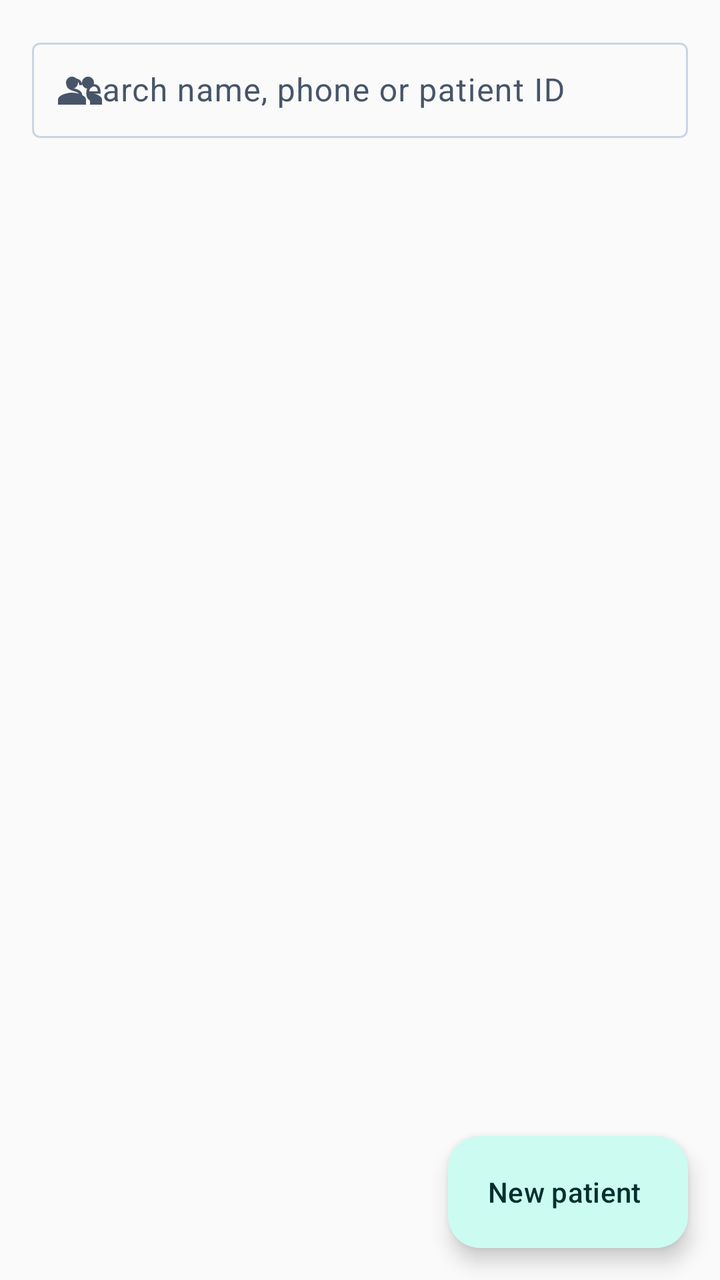
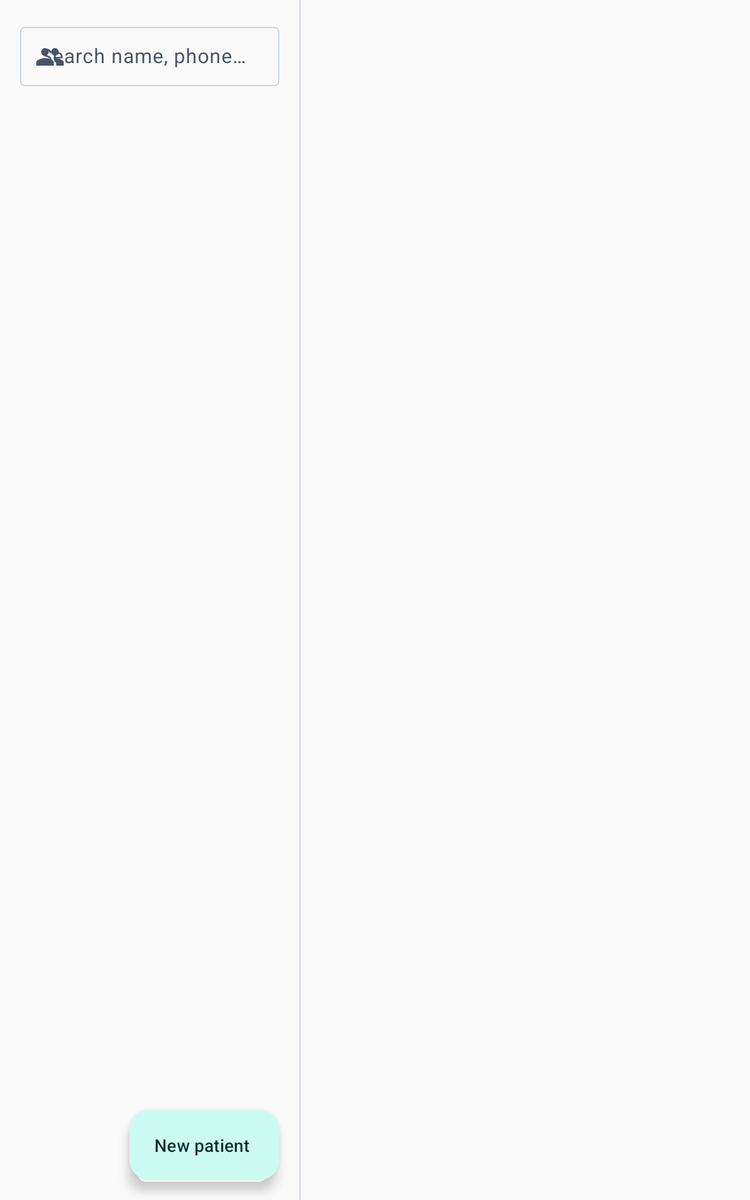

An Android layout and its configuration variant, each rendered on a device that would load it. The default file and the variant file are quoted in full after the pictures.
<!-- AndroidManifest.xml: application theme Theme.DentaCloud -->
<!-- res/layout/fragment_patient_list.xml -->
<?xml version="1.0" encoding="utf-8"?>
<androidx.coordinatorlayout.widget.CoordinatorLayout xmlns:android="http://schemas.android.com/apk/res/android"
    xmlns:app="http://schemas.android.com/apk/res-auto"
    android:layout_width="match_parent"
    android:layout_height="match_parent">

    <LinearLayout
        android:layout_width="match_parent"
        android:layout_height="match_parent"
        android:orientation="vertical">

        <com.google.android.material.textfield.TextInputLayout
            style="@style/Widget.Material3.TextInputLayout.OutlinedBox.Dense"
            android:layout_width="match_parent"
            android:layout_height="wrap_content"
            android:layout_margin="@dimen/space_4"
            android:hint="@string/search_patients"
            app:startIconDrawable="@drawable/ic_people">

            <com.google.android.material.textfield.TextInputEditText
                android:id="@+id/search"
                android:layout_width="match_parent"
                android:layout_height="wrap_content"
                android:imeOptions="actionSearch"
                android:inputType="text" />
        </com.google.android.material.textfield.TextInputLayout>

        <TextView
            android:id="@+id/empty"
            android:layout_width="match_parent"
            android:layout_height="wrap_content"
            android:gravity="center"
            android:padding="@dimen/space_6"
            android:text="@string/no_patients"
            android:visibility="gone" />

        <androidx.recyclerview.widget.RecyclerView
            android:id="@+id/list"
            android:layout_width="match_parent"
            android:layout_height="match_parent"
            android:clipToPadding="false"
            android:paddingBottom="88dp"
            app:layoutManager="androidx.recyclerview.widget.LinearLayoutManager" />
    </LinearLayout>

    <com.google.android.material.floatingactionbutton.ExtendedFloatingActionButton
        android:id="@+id/add"
        android:layout_width="wrap_content"
        android:layout_height="wrap_content"
        android:layout_gravity="bottom|end"
        android:layout_margin="@dimen/space_4"
        android:text="@string/new_patient"
        app:icon="@drawable/ic_add" />
</androidx.coordinatorlayout.widget.CoordinatorLayout>
<!-- resources referenced by this layout -->
<resources>
  <dimen name="space_4">16dp</dimen>
  <dimen name="space_6">24dp</dimen>
  <!-- drawable ic_people (drawable) -->
  <vector xmlns:android="http://schemas.android.com/apk/res/android"
      android:width="24dp"
      android:height="24dp"
      android:viewportWidth="24"
      android:viewportHeight="24"
      android:tint="?attr/colorControlNormal">
      <path
          android:fillColor="#FFFFFFFF"
          android:pathData="M16,11c1.66,0 2.99,-1.34 2.99,-3S17.66,5 16,5c-1.66,0 -3,1.34 -3,3s1.34,3 3,3zM8,11c1.66,0 2.99,-1.34 2.99,-3S9.66,5 8,5C6.34,5 5,6.34 5,8s1.34,3 3,3zM8,13c-2.33,0 -7,1.17 -7,3.5V19h14v-2.5c0,-2.33 -4.67,-3.5 -7,-3.5zM16,13c-0.29,0 -0.62,0.02 -0.97,0.05 1.16,0.84 1.97,1.97 1.97,3.45V19h6v-2.5c0,-2.33 -4.67,-3.5 -7,-3.5z" />
  </vector>
  <string name="new_patient">New patient</string>
  <string name="no_patients">No patients yet. Tap New patient to register one.</string>
  <string name="search_patients">Search name, phone or patient ID</string>
  <style name="Theme.DentaCloud" parent="Theme.Material3.DayNight.NoActionBar">
          <item name="colorPrimary">@color/primary</item>
          <item name="colorOnPrimary">@color/on_primary</item>
          <item name="colorPrimaryContainer">@color/primary_container</item>
          <item name="colorOnPrimaryContainer">@color/on_primary_container</item>
          <item name="colorSurface">@color/surface</item>
          <item name="colorOnSurface">@color/on_surface</item>
          <item name="colorSurfaceVariant">@color/surface_variant</item>
          <item name="colorOnSurfaceVariant">@color/on_surface_variant</item>
          <item name="colorOutline">@color/outline</item>
          <item name="colorError">@color/error</item>
          <item name="android:colorBackground">@color/surface</item>
          <item name="shapeAppearanceCornerSmall">@style/Shape.DentaCloud</item>
          <item name="shapeAppearanceCornerMedium">@style/Shape.DentaCloud</item>
      </style>
  <color name="primary">#0F766E</color>
  <color name="on_primary">#FFFFFF</color>
  <color name="primary_container">#CCFBF1</color>
  <color name="on_primary_container">#042F2E</color>
  <color name="surface">#FAFAFA</color>
  <color name="on_surface">#1F2937</color>
  <color name="surface_variant">#F1F5F9</color>
  <color name="on_surface_variant">#475569</color>
  <color name="outline">#CBD5E1</color>
  <color name="error">#B91C1C</color>
  <style name="Shape.DentaCloud" parent="">
          <item name="cornerFamily">rounded</item>
          <item name="cornerSize">@dimen/radius</item>
      </style>
  <dimen name="radius">8dp</dimen>
</resources>
<!-- res/layout-sw600dp/fragment_patient_list.xml (the repository's variant of the layout above) -->
<!-- drawn on a 7-inch tablet held upright -->
<?xml version="1.0" encoding="utf-8"?>
<LinearLayout xmlns:android="http://schemas.android.com/apk/res/android"
    xmlns:app="http://schemas.android.com/apk/res-auto"
    android:layout_width="match_parent"
    android:layout_height="match_parent"
    android:orientation="horizontal">

    <androidx.coordinatorlayout.widget.CoordinatorLayout
        android:layout_width="0dp"
        android:layout_height="match_parent"
        android:layout_weight="2">

        <LinearLayout
            android:layout_width="match_parent"
            android:layout_height="match_parent"
            android:orientation="vertical">

            <com.google.android.material.textfield.TextInputLayout
                style="@style/Widget.Material3.TextInputLayout.OutlinedBox.Dense"
                android:layout_width="match_parent"
                android:layout_height="wrap_content"
                android:layout_margin="@dimen/space_4"
                android:hint="@string/search_patients"
                app:startIconDrawable="@drawable/ic_people">

                <com.google.android.material.textfield.TextInputEditText
                    android:id="@+id/search"
                    android:layout_width="match_parent"
                    android:layout_height="wrap_content"
                    android:imeOptions="actionSearch"
                    android:inputType="text" />
            </com.google.android.material.textfield.TextInputLayout>

            <TextView
                android:id="@+id/empty"
                android:layout_width="match_parent"
                android:layout_height="wrap_content"
                android:gravity="center"
                android:padding="@dimen/space_6"
                android:text="@string/no_patients"
                android:visibility="gone" />

            <androidx.recyclerview.widget.RecyclerView
                android:id="@+id/list"
                android:layout_width="match_parent"
                android:layout_height="match_parent"
                android:clipToPadding="false"
                android:paddingBottom="88dp"
                app:layoutManager="androidx.recyclerview.widget.LinearLayoutManager" />
        </LinearLayout>

        <com.google.android.material.floatingactionbutton.ExtendedFloatingActionButton
            android:id="@+id/add"
            android:layout_width="wrap_content"
            android:layout_height="wrap_content"
            android:layout_gravity="bottom|end"
            android:layout_margin="@dimen/space_4"
            android:text="@string/new_patient"
            app:icon="@drawable/ic_add" />
    </androidx.coordinatorlayout.widget.CoordinatorLayout>

    <View
        android:layout_width="1dp"
        android:layout_height="match_parent"
        android:background="?attr/colorOutline" />

    <androidx.fragment.app.FragmentContainerView
        android:id="@+id/detail_pane"
        android:layout_width="0dp"
        android:layout_height="match_parent"
        android:layout_weight="3" />
</LinearLayout>
